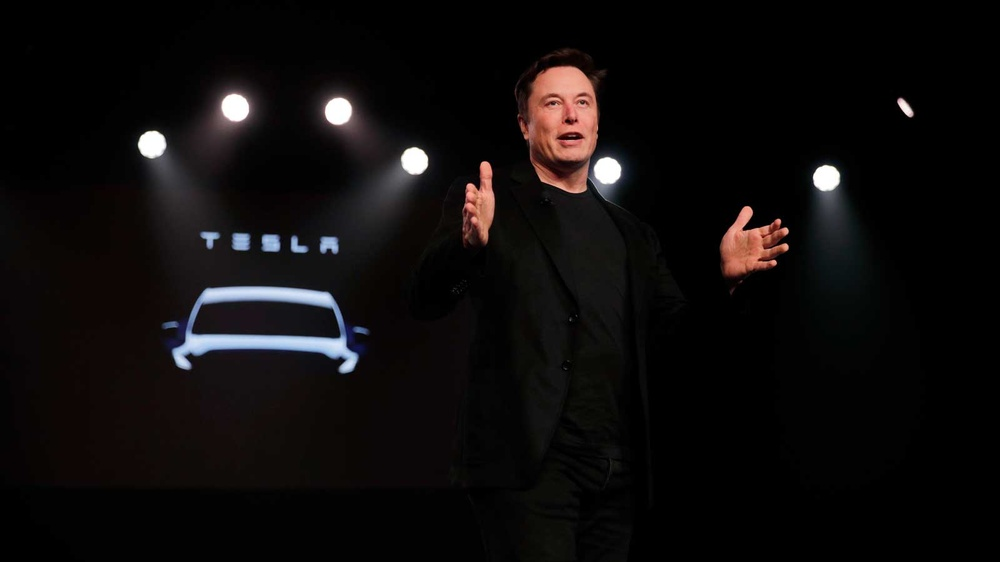
#> input picture photos/123.jpg, 1000 x 562 px, shrunk from 1600 x 900 before the run
$ python face_detection.py
#> lines starting #> are read from the running program, lines starting #| are printed output that depends on the picture; after the words box and inside, x2 and y2 are one past the last pixel; in counts of white or black regions, pixels touching at a corner belong together
import cv2

faceCascade = cv2.CascadeClassifier("assets/haarcascade_frontalface_default.xml")
img = cv2.imread("photos/123.jpg")
#> img is the input picture: shape (562, 1000, 3); mean B, G, R 11.7, 11.7, 14.2
imgGray = cv2.cvtColor(img,cv2.COLOR_BGR2GRAY)
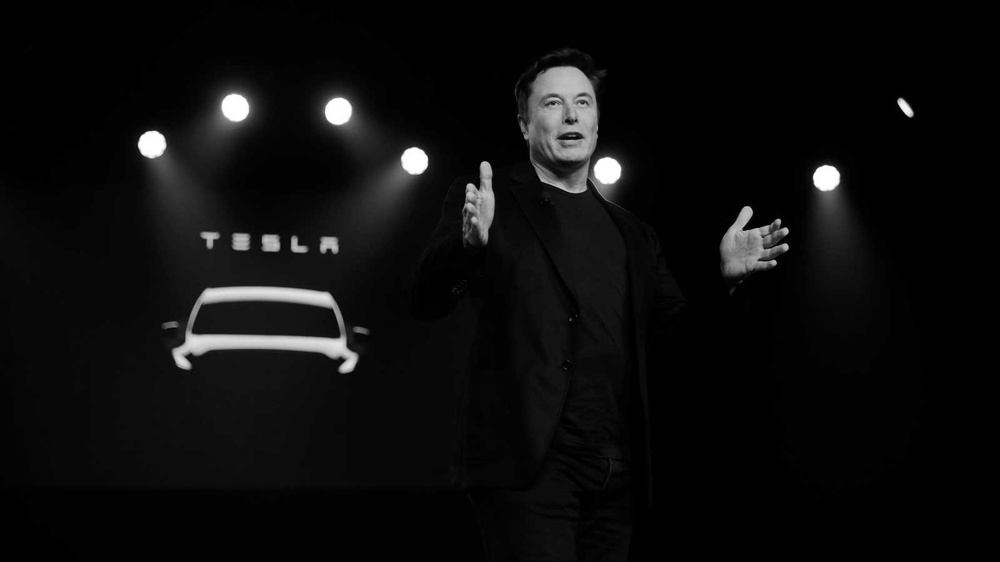
#> imgGray: shape (562, 1000); min 0, max 255, mean 12.4


faces = faceCascade.detectMultiScale(imgGray,1.1,4)
#> faces = [[527, 69, 84, 84]]

for (x,y,w,h) in faces:
    cv2.rectangle(img,(x,y),(x+w,y+h),(250,0,0),2)
#> this loop made 1 pass
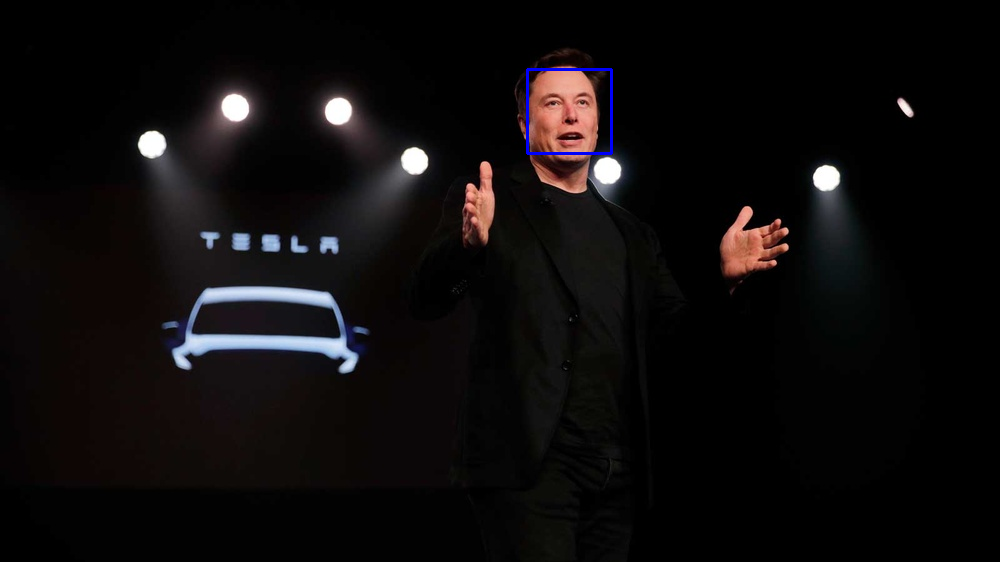
#> img: shape (562, 1000, 3); 0.18% of pixels changed, all inside (x1, y1, x2, y2) = (526, 68, 613, 155)


cv2.imshow("Result",img)

cv2.waitKey(0)
